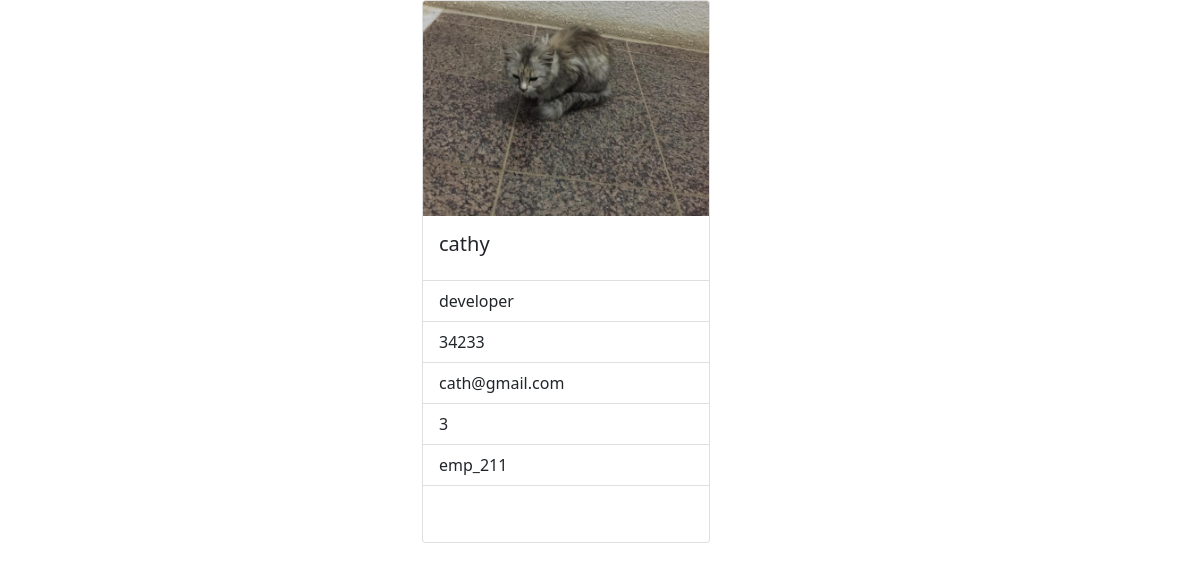
The app's page /employee/details/emp_211 with its own data.
### employee/models.py (models this page shows, shortened)
class Employee(models.Model):
    eid=models.CharField(max_length=120,primary_key=True)
    profile_pic=models.ImageField(upload_to="profilepics",null=True)
    employee_name=models.CharField(max_length=120)
    designation=models.CharField(max_length=120)
    salary=models.PositiveIntegerField()
    email=models.EmailField(unique=True)
    experience=models.PositiveIntegerField(null=True)

### employee/views.py (the view)
# urls.py: path('details/<str:emp_id>',views.EmployeeDetailView.as_view(),name="emp-detail"),
class EmployeeDetailView(View):
    def get(self,request,*args,**kwargs):
        qs=Employee.objects.get(eid=kwargs.get('emp_id'))
        return render(request,'emp-detail.html',{'employee':qs})          #print(kwargs)->{'emp_id':'emp_100'}

### employee/templates/emp-detail.html (shortened to what this page needs)
<!DOCTYPE html>
<html lang="en">
<head>
    <link href="https://cdn.jsdelivr.net/npm/bootstrap@5.0.2/dist/css/bootstrap.min.css" rel="stylesheet">
</head>
<body>
<div class="container">
    <div class="row">
        <div class="col-4"></div>
        <div class="col-4">
            <div class="card" style="width: 18rem;">
  <img src="{{employee.profile_pic.url}}" class="card-img-top" alt="...">
  <div class="card-body">
    <h5 class="card-title">{{employee.employee_name}}</h5>
  </div>
  <ul class="list-group list-group-flush">
    <li class="list-group-item">{{employee.designation}}</li>
    <li class="list-group-item">{{employee.salary}}</li>
    <li class="list-group-item">{{employee.email}}</li>
      <li class="list-group-item">{{employee.experience}}</li>
      <li class="list-group-item">{{employee.eid}}</li>
  </ul>
  <div class="card-body">
  </div>
</div>
        </div>
        <div class="col-4"></div>
    </div>
</div>
</body>
</html>

### records on screen
Employee: profile_pic (picture), employee_name "cathy", designation "developer", salary "34233", email "cath@gmail.com", experience "3", eid "emp_211"
